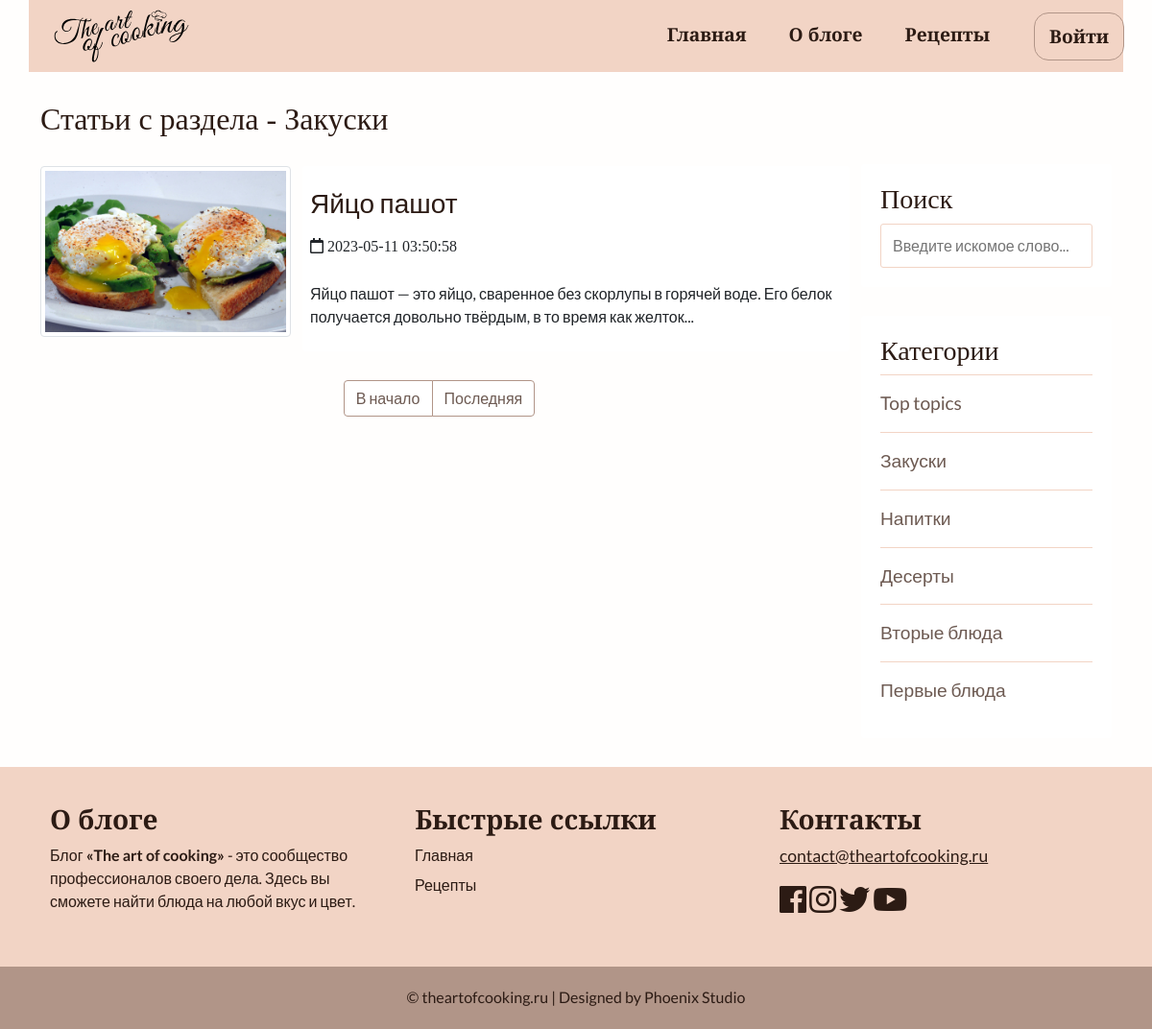
The page /category.php?id=20 on the database as committed earlier.
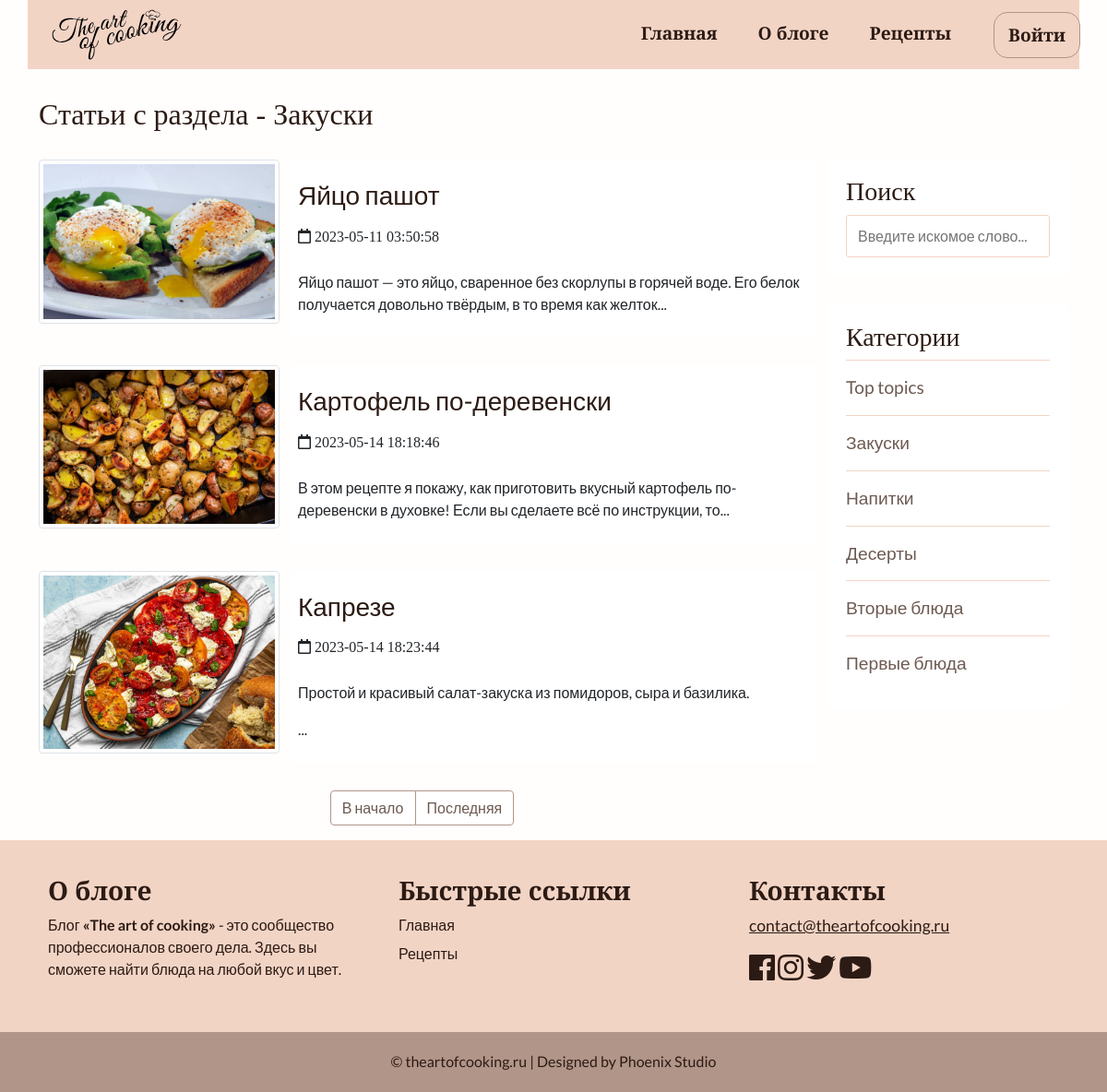
The same page on the database as committed later.
### tables this page shows
CREATE TABLE `posts` (
  `id` int NOT NULL,
  `id_user` int NOT NULL,
  `title` varchar(255) NOT NULL,
  `img` varchar(255) NOT NULL,
  `content` text NOT NULL,
  `status` tinyint NOT NULL,
  `id_topic` int DEFAULT NULL,
  `created_date` datetime NOT NULL DEFAULT CURRENT_TIMESTAMP
);

CREATE TABLE `topics` (
  `id` int NOT NULL,
  `name` varchar(121) NOT NULL,
  `description` text NOT NULL
);

### app/database/db.php (called while the page is built, shortened)
<?php
require 'connect.php';
function dbCheckError($query){
    $errInfo = $query->errorInfo();
    return true;
}
function selectAll($table, $params = []){
    global $pdo;
    $sql = "SELECT * FROM $table";
    if(!empty($params)){
        $i = 0;
        foreach ($params as $key => $value){
            if ($i === 0){
                $sql = $sql . " WHERE $key=$value";
            }else{
                $sql = $sql . " AND $key=$value";
            }
            $i++;
        }
    }
    $query = $pdo->prepare($sql);
    $query->execute();
    return $query->fetchAll();
}
function selectOne($table, $params = []){
    global $pdo;
    $sql = "SELECT * FROM $table";
    if(!empty($params)){
        $i = 0;
        foreach ($params as $key => $value){
            if ($i === 0){
                $sql = $sql . " WHERE $key=$value";
            }else{
                $sql = $sql . " AND $key=$value";
            }
            $i++;
        }
    }
    $query = $pdo->prepare($sql);
    $query->execute();
    return $query->fetch();
}

### app/controllers/topics.php (called while the page is built, shortened)
<?php
include SITE_ROOT . "/app/database/db.php";
$topics = selectAll('topics');

### category.php (the view, shortened to what this page needs)
<?php
    include "app/controllers/topics.php";
    $posts = selectAll('posts', ['id_topic' => $_GET['id']]);
    $category = selectOne('topics', ['id' => $_GET['id']]);
?>
<!doctype html>
<html lang="en">
<head>
    <link href="https://cdn.jsdelivr.net/npm/bootstrap@5.0.0-beta2/dist/css/bootstrap.min.css" rel="stylesheet"
>
    <link rel="stylesheet" href="https://use.fontawesome.com/releases/v5.7.2/css/all.css"
>
    <link rel="stylesheet" href="assets/css/style.css">
</head>
<body>
    <?php include("app/include/header.php"); ?>
    <div class="container">
        <div class="content row">
            <div class="main-content col-md-9 col-12">
                <h2>Статьи с раздела - <?=$category['name']; ?></h2>
                <?php foreach ($posts as $post): ?>
                <div class="post row">
                    <div class="img col-12 col-md-4">
                        <img src="<?=BASE_URL . 'assets/images/posts/' . $post['img'] ?>" alt="<?=$post['title']?>"
                            class="img-thumbnail">
                    </div>
                    <div class="post_text col-12 col-md-8">
                        <div class="post-name"
                            style="display: flex; justify-content:space-between; align-items: center;">
                            <h3><a
                                    href="<?=BASE_URL . 'single.php?post=' . $post['id'];?>"><?=substr($post['title'], 0, 80)?></a>
                            </h3>
                        </div>
                        <i class="far fa-calendar"> <?=$post['created_date'];?></i>
                        <p class="preview-text">
                            <?=mb_substr($post['content'], 0, 125, 'UTF-8'). '...'  ?>
                        </p>
                    </div>
                </div>
                <?php endforeach; ?>
                <?php include("app/include/pagination.php"); ?>
            </div>
            <div class="sidebar col-md-3 col-12">
                <div class="section search">
                    <h3>Поиск</h3>
                    <form action="search.php" method="post">
                        <input type="text" name="search-term" class="text-input" placeholder="Введите искомое слово...">
                    </form>
                </div>
                <div class="section topics">
                    <h3>Категории</h3>
                    <ul>
                        <?php foreach ($topics as $key => $topic): ?>
                        <li>
                            <a href="<?=BASE_URL . 'category.php?id=' . $topic['id']; ?>"><?=$topic['name']; ?></a>
                        </li>
                        <?php endforeach; ?>
                    </ul>
                </div>
            </div>
        </div>
    </div>
    <?php include("app/include/footer.php"); ?>
</body>
</html>

Rows that differ between the two databases and show on the page:
added posts: img (picture), title "Картофель по-деревенски", created_date "2023-05-14 18:18:46", content "В этом рецепте я покажу, как приготовить вкусный картофель по-деревенски в духовке! Если вы сделаете всё по инструкции, то"
added posts: img (picture), title "Капрезе", created_date "2023-05-14 18:23:44", content "Простой и красивый салат-закуска из помидоров, сыра и базилика."
